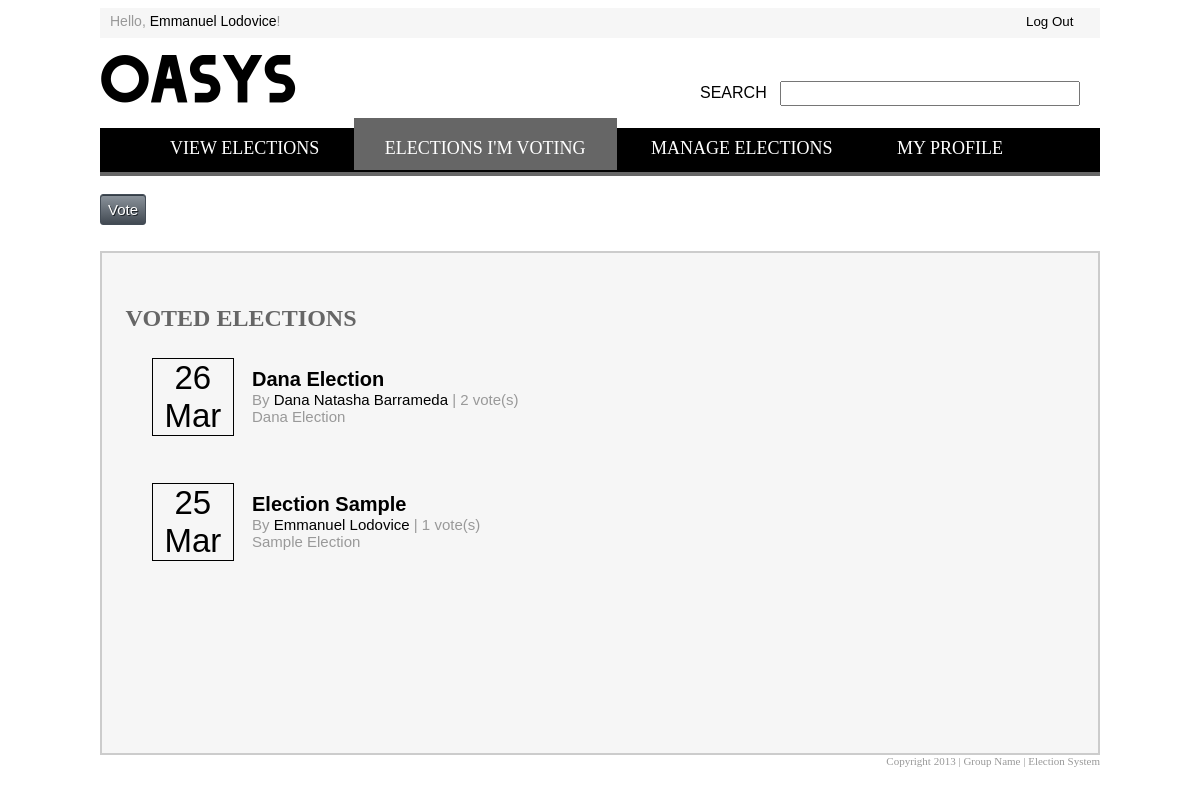
The page /iamVoting.php (signed in) on the database its author committed.
### tables this page shows
CREATE TABLE IF NOT EXISTS `elections` (
  `election_id` int(255) NOT NULL AUTO_INCREMENT,
  `user_id` int(255) NOT NULL,
  `title` varchar(255) NOT NULL,
  `status` int(255) NOT NULL,
  `password` int(255) NOT NULL,
  `privacy` int(255) NOT NULL,
  `description` text NOT NULL,
  `lastdate` datetime NOT NULL,
  PRIMARY KEY (`election_id`),
  KEY `user_id` (`user_id`)
);

CREATE TABLE IF NOT EXISTS `users` (
  `user_id` int(255) NOT NULL AUTO_INCREMENT,
  `email` varchar(255) NOT NULL,
  `firstname` varchar(255) NOT NULL,
  `lastname` varchar(255) NOT NULL,
  `program` varchar(255) DEFAULT NULL,
  `address` varchar(255) DEFAULT NULL,
  `contact_number` varchar(255) DEFAULT NULL,
  `year_level` int(255) DEFAULT NULL,
  `password` varchar(255) NOT NULL,
  PRIMARY KEY (`user_id`)
);

### iamVoting.php (the view, shortened to what this page needs)
<?php
	$user_id = $_SESSION['user_id'];
?>
<html>
<head>
	<link rel="stylesheet" href="assets/css/iamvoting1.css">
</head>
<body>
	<div id="container">
		<div id="header">
			<div id="greeting"> Hello,  <a href="profile.php?user_id=<?=$user_id?>" class = 'link'><?php echo $_SESSION['user_firstname']." ".$_SESSION['user_lastname'];?></a>! </div>
			<div id="logoutspace">
				<a href="logout.php"><button id="logout">Log Out</button></a><br/>
			</div>
		</div>
		<div id="banner">
			<div id="sitename">OASYS</div>
			<div id="searchone">
				<input type="text" name="electionTitle" id="title" onkeyup="search(this.value)">
			</div>
			<div id="searchtwo">
				SEARCH
			</div>
		</div>
		<ul>
	      <li><a href="home.php">View Elections</a></li>
	      <li id='first'><a href="iamVoting.php">Elections I'm Voting</a></li>
	      <li><a href="manageElections.php">Manage Elections</a></li>
	      <li><a href="profile.php?user_id=<?=$user_id?>">My Profile</a></li>
    	</ul>
    	<input type="button" id="voteElection" value="Vote" onclick="show_vote_election()">
			<br/><br/>
		<div id="content">
			<br><br>
			<h1> &nbsp &nbsp VOTED ELECTIONS </h1>
			<?php
				$result = mysql_query("SELECT * FROM elections WHERE election_id IN (SELECT DISTINCT election_id FROM votes WHERE user_id = '$user_id') order by election_id desc");
				$election = mysql_fetch_array($result);
				while ($election) {
					$election_id = $election['election_id'];
					$manager_id = $election['user_id'];
					$voteCount = mysql_fetch_array(mysql_query("SELECT COUNT(DISTINCT user_id) FROM votes WHERE election_id = '$election_id'"));
			?>
					<div class = "election" name = "<?=$election['title']?>">
						<div class = "date">
							<?php
								$date = new DateTime($election['lastdate']);
								echo date_format($date, "d")."<br/>".date_format($date, "M");
							?>
						</div>
						<div class="election_detail">
					<?php
						$manager = mysql_fetch_array(mysql_query("SELECT firstname, lastname, user_id FROM users WHERE user_id = '$manager_id'"));
					?>
							<div class = "description">
								<a href="electionDetail.php?election_id=<?=$election_id?>"><b><?=$election['title']?></b></a><br/>
								By <a href = "profile.php?user_id=<?=$manager['user_id']?>" class = 'link'><?=$manager['firstname']?> <?=$manager['lastname']?></a> | <?=$voteCount['COUNT(DISTINCT user_id)']?> vote(s) <br>
								<?=$election['description']?><br>
							</div>
						</div>
					</div>
			<?php
					$election = mysql_fetch_array($result);
				}
			?>
		</div>
		<div id = "footer">
      		Copyright 2013 | Group Name | Election System
    	</div>
	</div>
</body>
</html>

### assets/css/iamvoting1.css (style rules this page uses)
body { background-color: white; font-family: Arial; color: #999999; }
.link { text-decoration: none; color:black; }
a { text-decoration: none; }
a:link, a:visited { text-decoration: none; color: black; }
ul { background-color: black; width: 96%; height: 3%; margin-top: 10px; border-bottom: 4px solid #666666; padding-top: 10px; padding-bottom: 10px; font-family: Impact; font-size: 18px; text-transform: uppercase; }
li { display: inline; }
li a:link, a:visited { text-decoration: none; color: white; padding-left: 30px; padding-right: 30px; }
#container { width:1000px; margin: 0 auto; }
#header { width: 100%; height: 20px; background-color: #f6f6f6; padding-top: 5px; padding-bottom: 5px; }
#greeting { position: absolute; width: 500px; font-size: 14px; padding-left: 10px; }
#logoutspace { position: absolute; width: 80px; margin-left: 920px; }
#logout { background-color: #f6f6f6; border: none; }
#banner { width: 100%; height: 80px; }
#sitename { position: absolute; font-family: Dodge; font-size: 60px; width: 400px; color: black; }
#searchone { position: absolute; margin: 43px 0px 40px 680px; }
#title { width:300px; height:25px; }
#searchtwo { position: absolute; color: black; line-height: 110px; margin-left: 600px }
#content { margin-top: -10px; min-height: 500px; background-color: #f6f6f6; border: 2px solid #cccccc; }
#first { background-color: #666666; color: white; padding-left: 1px; padding-right: 1px; padding-top: 20px; padding-bottom: 12px; }
#voteElection { -moz-box-shadow:inset 0px 1px 0px 0px #353e47; -webkit-box-shadow:inset 0px 1px 0px 0px #353e47; box-shadow:inset 0px 1px 0px 0px #353e47; background:-webkit-gradient( linear, left top, left bottom, color-stop(0.05, #899199), color-stop(1, #414952) ); background:-moz-linear-gradient( center top, #899199 5%, #414952 100% ); filter:progid:DXImageTransform.Microsoft.gradient(startColorstr='#899199', endColorstr='#414952'); background-color:#899199; -moz-border-radius:3px; -webkit-border-radius:3px; border-radius:3px; border:1px solid #444d57; display:inline-block; color:#ffffff; font-family:arial; font-size:15px; font-weight:normal; padding:6px 7px; text-decoration:none; text-shadow:1px 1px 0px #1f2429; }
h1 { color: #666666; }
.election { border-color: #EBEBE0; font-family: Arial; }
h1 { font-family: Trebuchet MS; font-size: 24px; color: #666666; }
.date { width: 8%; float: left; font-size: 33px; text-align: center; margin-top: 10px; margin-left: 50px; border: 1px solid black; color: black; }
.election_detail { width:330px; height:115px; margin-left: 150px; font-size: 12px; padding-top: 10px; }
.description { font-size: 15; padding-top: 10px; word-wrap:break-word; }
.description b { font-size: 20px; color:black; }
#footer { font-family: Trebuchet MS; font-size: 11px; text-align: right; }

### rows shown on the page
elections: lastdate "26", lastdate "Mar", title "Dana Election", user.firstname "Dana Natasha", user.lastname "Barrameda", COUNT "2", description "Dana Election"
elections: lastdate "25", lastdate "Mar", title "Election Sample", user.firstname "Emmanuel", user.lastname "Lodovice", COUNT "1", description "Sample Election"

### other values the page prints
$_SESSION['user_firstname'] "Emmanuel"
$_SESSION['user_lastname'] "Lodovice"
